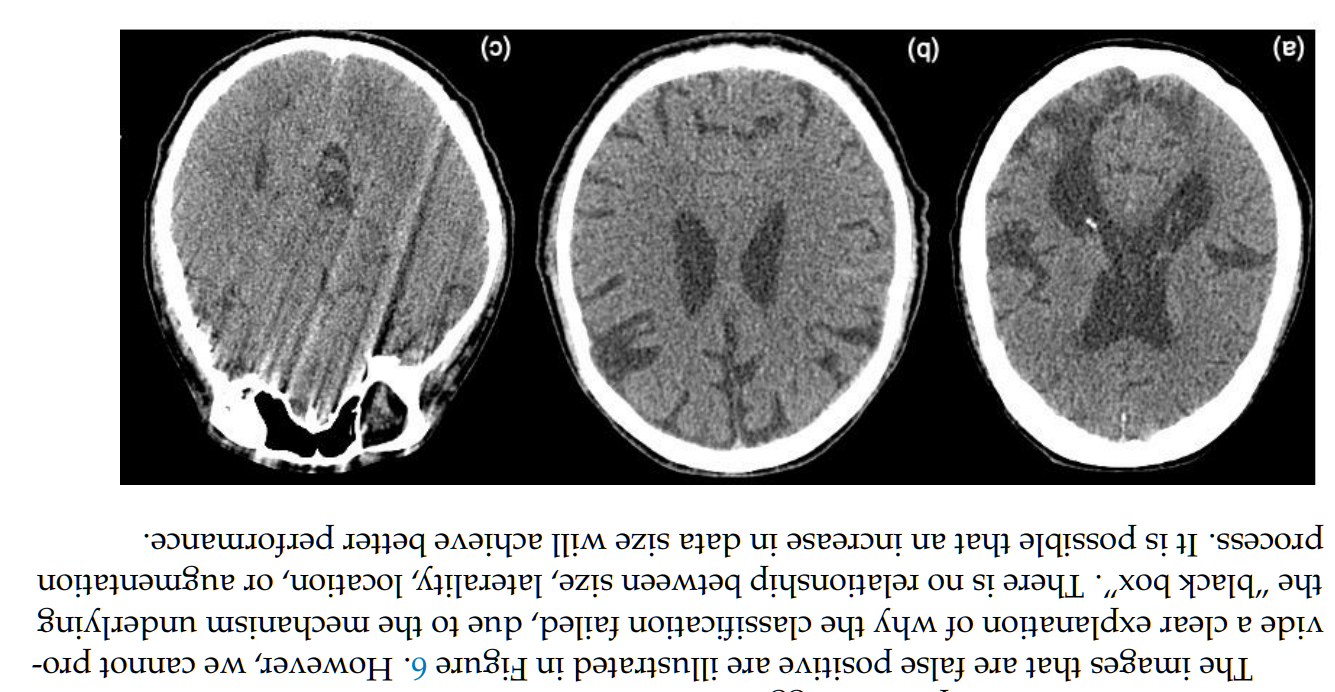
#> input picture Test-Input/CT-Scan.png, 1335 x 692 px, found by its file name; its folder holds only this picture in this run
$ python Image-Crop-Script.py
#> lines starting #> are read from the running program, lines starting #| are printed output that depends on the picture
import os
from PIL import Image
from pathlib import Path


folder_path = Path(r"C:\Users\\OWNER\\Desktop\\Image-Crop-Script\\Test-Input")
save_path = Path(r"C:\\Users\\OWNER\Desktop\\Image-Crop-Script\\Output")

# Adjust for desired crop length
crop_ratio = 0.95

#loop through images in the directory
for images in os.listdir(folder_path):
    # Open the image
    print(f'Working on {folder_path.joinpath(images)}')
    image = Image.open(folder_path.joinpath(images))
#> image is the input picture: PIL image 1335x692 RGBA; mean R, G, B, A 154.5, 154.5, 154.5, 255

    # Calculating dimensions for the crop
    width, height = image.size
#> width = 1335; height = 692
    new_height = int(height * crop_ratio)
#> new_height = 657

    # box for cropping (left, upper, right, lower)
    crop_box = (0, 0, width, new_height)
#> crop_box = (0, 0, 1335, 657)

    # Crop the image and save it
    cropped_image = image.crop(crop_box)
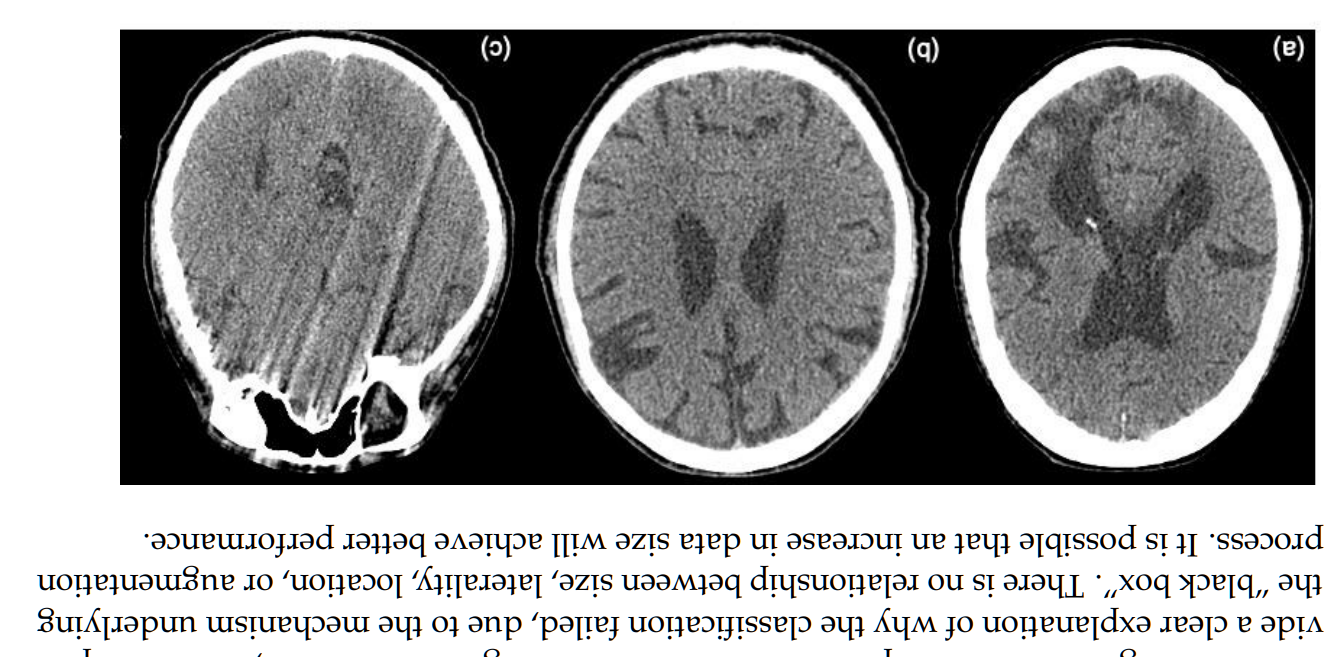
#> cropped_image: PIL image 1335x657 RGBA; mean R, G, B, A 151, 151, 151, 255
    cropped_image.save(save_path.joinpath(images))
